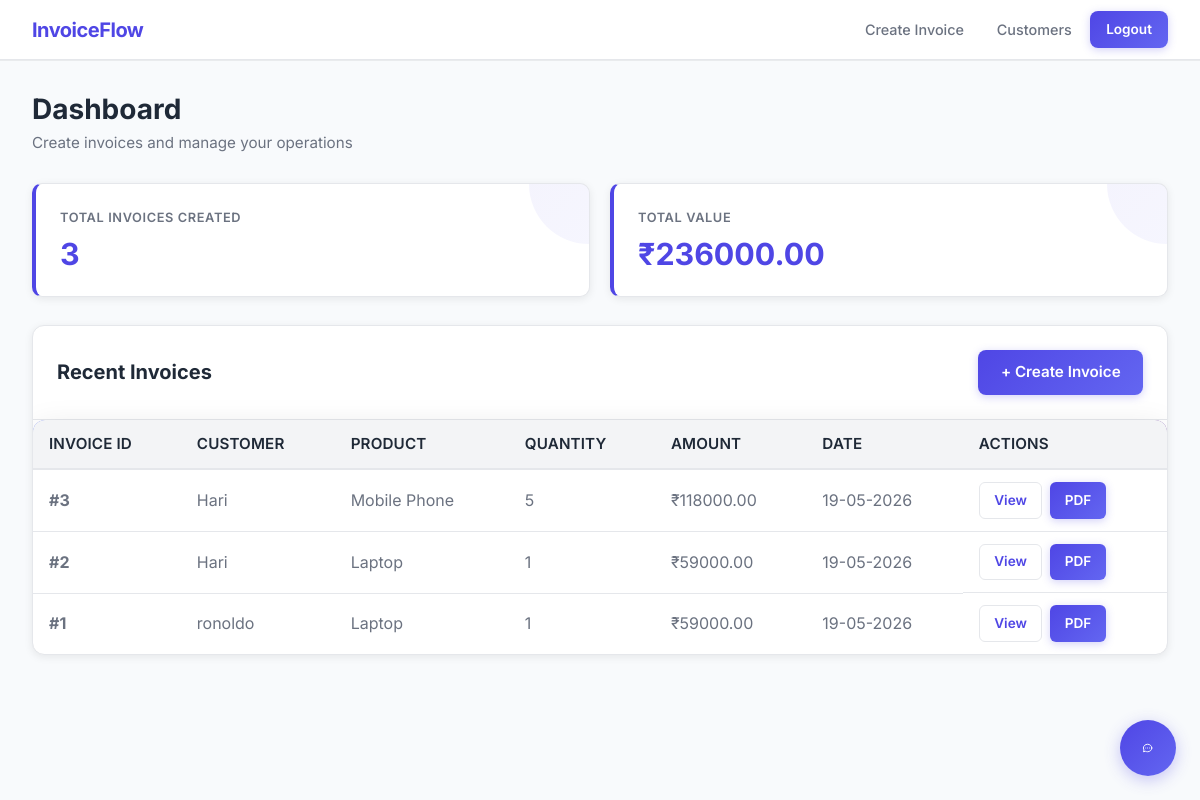
The page /user_dashboard (signed in) on the database its author committed.
### tables this page shows
CREATE TABLE invoices (
            id INTEGER PRIMARY KEY AUTOINCREMENT,
            customer_id INTEGER,
            product_id INTEGER,
            customer TEXT NOT NULL,
            product TEXT NOT NULL,
            quantity INTEGER NOT NULL,
            price REAL NOT NULL,
            total REAL NOT NULL,
            date TEXT NOT NULL,
            created_by TEXT, customer_email TEXT DEFAULT "", customer_address TEXT DEFAULT "", gst_rate REAL DEFAULT 0.18, gst_amount REAL DEFAULT 0, last_updated TEXT DEFAULT '',
            FOREIGN KEY (customer_id) REFERENCES users (id),
            FOREIGN KEY (product_id) REFERENCES products (id)
        );

### app.py (the view)
@app.route('/user_dashboard')
@require_role('user')
def user_dashboard():
    conn = get_db_connection()
    invoices = conn.execute('SELECT * FROM invoices ORDER BY id DESC').fetchall()
    totals = conn.execute('SELECT COALESCE(SUM(total), 0) AS revenue FROM invoices').fetchone()
    total_revenue = totals['revenue'] if totals else 0
    conn.close()
    return render_template(
        'user/dashboard.html',
        invoices=invoices,
        total_revenue=total_revenue,
        email_preview=session.pop('invoice_email_preview', None)
    )

### app.py (called while the page is built, shortened)
def get_db_connection():
    connection = sqlite3.connect(DATABASE)
    connection.row_factory = sqlite3.Row
    return connection

def require_role(*roles):
    def decorator(f):
        @wraps(f)
        def decorated_function(*args, **kwargs):
            user_role = session.get('role')
            return f(*args, **kwargs)
        return decorated_function
    return decorator

### templates/user/dashboard.html
{% extends "base.html" %}
{% block content %}
<div class="dashboard-header">
    <h1>Dashboard</h1>
    <p>Create invoices and manage your operations</p>
</div>
<div class="stats-grid">
    <div class="stat-card">
        <div class="stat-label">Total Invoices Created</div>
        <div class="stat-value">{{ invoices|length }}</div>
    </div>
    <div class="stat-card">
        <div class="stat-label">Total Value</div>
        <div class="stat-value">₹{{ "%.2f"|format(total_revenue) }}</div>
    </div>
</div>
<div class="table-container">
    <div class="table-header">
        <h2>Recent Invoices</h2>
        <a href="{{ url_for('create_invoice') }}" class="button">+ Create Invoice</a>
    </div>
    {% if invoices %}
    <table>
        <thead>
            <tr>
                <th>Invoice ID</th>
                <th>Customer</th>
                <th>Product</th>
                <th>Quantity</th>
                <th>Amount</th>
                <th>Date</th>
                <th>Actions</th>
            </tr>
        </thead>
        <tbody>
            {% for invoice in invoices %}
            <tr>
                <td><strong>#{{ invoice['id'] }}</strong></td>
                <td>{{ invoice['customer'] }}</td>
                <td>{{ invoice['product'] }}</td>
                <td>{{ invoice['quantity'] }}</td>
                <td>₹{{ "%.2f"|format(invoice['total']) }}</td>
                <td>{{ invoice['date'] }}</td>
                <td class="table-actions">
                    <a href="{{ url_for('view_invoice', invoice_id=invoice['id']) }}" class="button secondary mini">View</a>
                    <a href="{{ url_for('download_invoice', invoice_id=invoice['id']) }}" class="button mini">PDF</a>
                </td>
            </tr>
            {% endfor %}
        </tbody>
    </table>
    {% else %}
    <div style="padding: 2rem; text-align: center; color: var(--text-secondary);">
        <p>No invoices yet. <a href="{{ url_for('create_invoice') }}" class="button secondary mini">Create one</a></p>
    </div>
    {% endif %}
</div>
{% endblock %}

### rows shown on the page
invoices: id "3", customer "Hari", product "Mobile Phone", quantity "5", total "118000.00", date "19-05-2026"
invoices: id "2", customer "Hari", product "Laptop", quantity "1", total "59000.00", date "19-05-2026"
invoices: id "1", customer "ronoldo", product "Laptop", quantity "1", total "59000.00", date "19-05-2026"

### other values the page prints
{{ invoices|length }} "3"
{{ "%.2f"|format(total_revenue) }} "236000.00"
